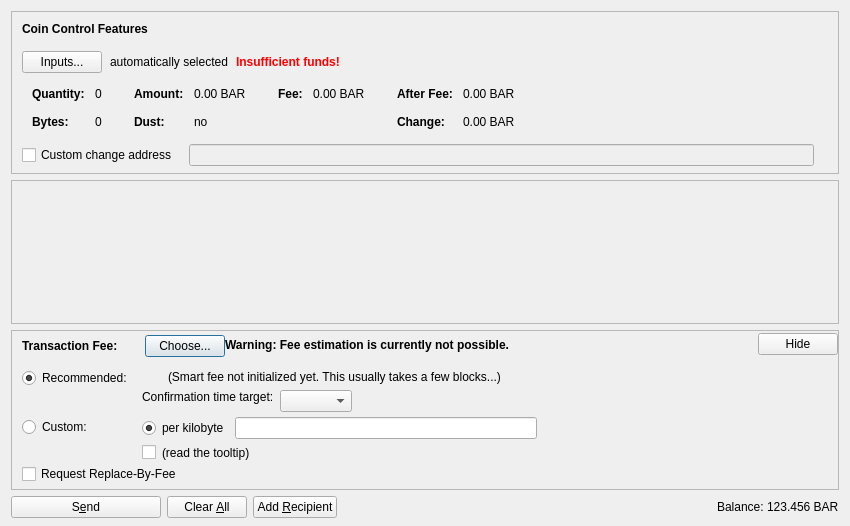
<?xml version="1.0" encoding="UTF-8"?>
<ui version="4.0">
 <class>SendCoinsDialog</class>
 <widget class="QDialog" name="SendCoinsDialog">
  <property name="geometry">
   <rect>
    <x>0</x>
    <y>0</y>
    <width>850</width>
    <height>526</height>
   </rect>
  </property>
  <property name="windowTitle">
   <string>Send Coins</string>
  </property>
  <layout class="QVBoxLayout" name="verticalLayout" stretch="0,1,0,0">
   <property name="bottomMargin">
    <number>8</number>
   </property>
   <item>
    <widget class="QFrame" name="frameCoinControl">
     <property name="sizePolicy">
      <sizepolicy hsizetype="Expanding" vsizetype="Expanding">
       <horstretch>0</horstretch>
       <verstretch>0</verstretch>
      </sizepolicy>
     </property>
     <property name="maximumSize">
      <size>
       <width>16777215</width>
       <height>16777215</height>
      </size>
     </property>
     <property name="frameShape">
      <enum>QFrame::StyledPanel</enum>
     </property>
     <property name="frameShadow">
      <enum>QFrame::Sunken</enum>
     </property>
     <layout class="QVBoxLayout" name="verticalLayoutCoinControl2">
      <property name="spacing">
       <number>0</number>
      </property>
      <property name="leftMargin">
       <number>0</number>
      </property>
      <property name="topMargin">
       <number>0</number>
      </property>
      <property name="rightMargin">
       <number>0</number>
      </property>
      <property name="bottomMargin">
       <number>6</number>
      </property>
      <item>
       <layout class="QVBoxLayout" name="verticalLayoutCoinControl" stretch="0,0,0,0,1">
        <property name="spacing">
         <number>0</number>
        </property>
        <property name="leftMargin">
         <number>10</number>
        </property>
        <property name="topMargin">
         <number>10</number>
        </property>
        <item>
         <layout class="QHBoxLayout" name="horizontalLayoutCoinControl1">
          <property name="bottomMargin">
           <number>15</number>
          </property>
          <item>
           <widget class="QLabel" name="labelCoinControlFeatures">
            <property name="sizePolicy">
             <sizepolicy hsizetype="Preferred" vsizetype="Maximum">
              <horstretch>0</horstretch>
              <verstretch>0</verstretch>
             </sizepolicy>
            </property>
            <property name="font">
             <font>
              <weight>75</weight>
              <bold>true</bold>
             </font>
            </property>
            <property name="styleSheet">
             <string notr="true">font-weight:bold;</string>
            </property>
            <property name="text">
             <string>Coin Control Features</string>
            </property>
           </widget>
          </item>
         </layout>
        </item>
        <item>
         <layout class="QHBoxLayout" name="horizontalLayoutCoinControl2" stretch="0,0,0,0">
          <property name="spacing">
           <number>8</number>
          </property>
          <property name="bottomMargin">
           <number>10</number>
          </property>
          <item>
           <widget class="QPushButton" name="pushButtonCoinControl">
            <property name="styleSheet">
             <string notr="true"/>
            </property>
            <property name="text">
             <string>Inputs...</string>
            </property>
            <property name="autoDefault">
             <bool>false</bool>
            </property>
           </widget>
          </item>
          <item>
           <widget class="QLabel" name="labelCoinControlAutomaticallySelected">
            <property name="text">
             <string>automatically selected</string>
            </property>
            <property name="margin">
             <number>5</number>
            </property>
           </widget>
          </item>
          <item>
           <widget class="QLabel" name="labelCoinControlInsuffFunds">
            <property name="font">
             <font>
              <weight>75</weight>
              <bold>true</bold>
             </font>
            </property>
            <property name="styleSheet">
             <string notr="true">color:red;font-weight:bold;</string>
            </property>
            <property name="text">
             <string>Insufficient funds!</string>
            </property>
            <property name="margin">
             <number>5</number>
            </property>
           </widget>
          </item>
          <item>
           <spacer name="horizontalSpacerCoinControl">
            <property name="orientation">
             <enum>Qt::Horizontal</enum>
            </property>
            <property name="sizeHint" stdset="0">
             <size>
              <width>40</width>
              <height>1</height>
             </size>
            </property>
           </spacer>
          </item>
         </layout>
        </item>
        <item>
         <widget class="QWidget" name="widgetCoinControl" native="true">
          <property name="sizePolicy">
           <sizepolicy hsizetype="Preferred" vsizetype="Preferred">
            <horstretch>0</horstretch>
            <verstretch>0</verstretch>
           </sizepolicy>
          </property>
          <property name="minimumSize">
           <size>
            <width>0</width>
            <height>0</height>
           </size>
          </property>
          <property name="styleSheet">
           <string notr="true"/>
          </property>
          <layout class="QHBoxLayout" name="horizontalLayoutCoinControl5">
           <property name="leftMargin">
            <number>0</number>
           </property>
           <property name="topMargin">
            <number>0</number>
           </property>
           <property name="rightMargin">
            <number>0</number>
           </property>
           <property name="bottomMargin">
            <number>0</number>
           </property>
           <item>
            <layout class="QHBoxLayout" name="horizontalLayoutCoinControl3" stretch="0,0,0,1">
             <property name="spacing">
              <number>20</number>
             </property>
             <property name="topMargin">
              <number>0</number>
             </property>
             <property name="bottomMargin">
              <number>10</number>
             </property>
             <item>
              <layout class="QFormLayout" name="formLayoutCoinControl1">
               <property name="horizontalSpacing">
                <number>10</number>
               </property>
               <property name="verticalSpacing">
                <number>14</number>
               </property>
               <property name="leftMargin">
                <number>10</number>
               </property>
               <property name="topMargin">
                <number>4</number>
               </property>
               <property name="rightMargin">
                <number>6</number>
               </property>
               <item row="0" column="0">
                <widget class="QLabel" name="labelCoinControlQuantityText">
                 <property name="font">
                  <font>
                   <weight>75</weight>
                   <bold>true</bold>
                  </font>
                 </property>
                 <property name="text">
                  <string>Quantity:</string>
                 </property>
                 <property name="margin">
                  <number>0</number>
                 </property>
                </widget>
               </item>
               <item row="0" column="1">
                <widget class="QLabel" name="labelCoinControlQuantity">
                 <property name="cursor">
                  <cursorShape>IBeamCursor</cursorShape>
                 </property>
                 <property name="contextMenuPolicy">
                  <enum>Qt::ActionsContextMenu</enum>
                 </property>
                 <property name="text">
                  <string notr="true">0</string>
                 </property>
                 <property name="margin">
                  <number>0</number>
                 </property>
                 <property name="textInteractionFlags">
                  <set>Qt::LinksAccessibleByMouse|Qt::TextSelectableByKeyboard|Qt::TextSelectableByMouse</set>
                 </property>
                </widget>
               </item>
               <item row="1" column="0">
                <widget class="QLabel" name="labelCoinControlBytesText">
                 <property name="font">
                  <font>
                   <weight>75</weight>
                   <bold>true</bold>
                  </font>
                 </property>
                 <property name="text">
                  <string>Bytes:</string>
                 </property>
                </widget>
               </item>
               <item row="1" column="1">
                <widget class="QLabel" name="labelCoinControlBytes">
                 <property name="cursor">
                  <cursorShape>IBeamCursor</cursorShape>
                 </property>
                 <property name="contextMenuPolicy">
                  <enum>Qt::ActionsContextMenu</enum>
                 </property>
                 <property name="text">
                  <string notr="true">0</string>
                 </property>
                 <property name="textInteractionFlags">
                  <set>Qt::LinksAccessibleByMouse|Qt::TextSelectableByKeyboard|Qt::TextSelectableByMouse</set>
                 </property>
                </widget>
               </item>
              </layout>
             </item>
             <item>
              <layout class="QFormLayout" name="formLayoutCoinControl2">
               <property name="horizontalSpacing">
                <number>10</number>
               </property>
               <property name="verticalSpacing">
                <number>14</number>
               </property>
               <property name="leftMargin">
                <number>6</number>
               </property>
               <property name="topMargin">
                <number>4</number>
               </property>
               <property name="rightMargin">
                <number>6</number>
               </property>
               <item row="0" column="0">
                <widget class="QLabel" name="labelCoinControlAmountText">
                 <property name="font">
                  <font>
                   <weight>75</weight>
                   <bold>true</bold>
                  </font>
                 </property>
                 <property name="text">
                  <string>Amount:</string>
                 </property>
                 <property name="margin">
                  <number>0</number>
                 </property>
                </widget>
               </item>
               <item row="0" column="1">
                <widget class="QLabel" name="labelCoinControlAmount">
                 <property name="cursor">
                  <cursorShape>IBeamCursor</cursorShape>
                 </property>
                 <property name="contextMenuPolicy">
                  <enum>Qt::ActionsContextMenu</enum>
                 </property>
                 <property name="text">
                  <string notr="true">0.00 BAR</string>
                 </property>
                 <property name="textInteractionFlags">
                  <set>Qt::LinksAccessibleByMouse|Qt::TextSelectableByKeyboard|Qt::TextSelectableByMouse</set>
                 </property>
                </widget>
               </item>
               <item row="1" column="0">
                <widget class="QLabel" name="labelCoinControlLowOutputText">
                 <property name="font">
                  <font>
                   <weight>75</weight>
                   <bold>true</bold>
                  </font>
                 </property>
                 <property name="text">
                  <string>Dust:</string>
                 </property>
                </widget>
               </item>
               <item row="1" column="1">
                <widget class="QLabel" name="labelCoinControlLowOutput">
                 <property name="cursor">
                  <cursorShape>IBeamCursor</cursorShape>
                 </property>
                 <property name="contextMenuPolicy">
                  <enum>Qt::ActionsContextMenu</enum>
                 </property>
                 <property name="text">
                  <string notr="true">no</string>
                 </property>
                 <property name="textInteractionFlags">
                  <set>Qt::LinksAccessibleByMouse|Qt::TextSelectableByKeyboard|Qt::TextSelectableByMouse</set>
                 </property>
                </widget>
               </item>
              </layout>
             </item>
             <item>
              <layout class="QFormLayout" name="formLayoutCoinControl3">
               <property name="horizontalSpacing">
                <number>10</number>
               </property>
               <property name="verticalSpacing">
                <number>14</number>
               </property>
               <property name="leftMargin">
                <number>6</number>
               </property>
               <property name="topMargin">
                <number>4</number>
               </property>
               <property name="rightMargin">
                <number>6</number>
               </property>
               <item row="0" column="0">
                <widget class="QLabel" name="labelCoinControlFeeText">
                 <property name="font">
                  <font>
                   <weight>75</weight>
                   <bold>true</bold>
                  </font>
                 </property>
                 <property name="text">
                  <string>Fee:</string>
                 </property>
                 <property name="margin">
                  <number>0</number>
                 </property>
                </widget>
               </item>
               <item row="0" column="1">
                <widget class="QLabel" name="labelCoinControlFee">
                 <property name="cursor">
                  <cursorShape>IBeamCursor</cursorShape>
                 </property>
                 <property name="contextMenuPolicy">
                  <enum>Qt::ActionsContextMenu</enum>
                 </property>
                 <property name="text">
                  <string notr="true">0.00 BAR</string>
                 </property>
                 <property name="textInteractionFlags">
                  <set>Qt::LinksAccessibleByMouse|Qt::TextSelectableByKeyboard|Qt::TextSelectableByMouse</set>
                 </property>
                </widget>
               </item>
              </layout>
             </item>
             <item>
              <layout class="QFormLayout" name="formLayoutCoinControl4">
               <property name="horizontalSpacing">
                <number>10</number>
               </property>
               <property name="verticalSpacing">
                <number>14</number>
               </property>
               <property name="leftMargin">
                <number>6</number>
               </property>
               <property name="topMargin">
                <number>4</number>
               </property>
               <property name="rightMargin">
                <number>6</number>
               </property>
               <item row="0" column="0">
                <widget class="QLabel" name="labelCoinControlAfterFeeText">
                 <property name="font">
                  <font>
                   <weight>75</weight>
                   <bold>true</bold>
                  </font>
                 </property>
                 <property name="text">
                  <string>After Fee:</string>
                 </property>
                 <property name="margin">
                  <number>0</number>
                 </property>
                </widget>
               </item>
               <item row="0" column="1">
                <widget class="QLabel" name="labelCoinControlAfterFee">
                 <property name="cursor">
                  <cursorShape>IBeamCursor</cursorShape>
                 </property>
                 <property name="contextMenuPolicy">
                  <enum>Qt::ActionsContextMenu</enum>
                 </property>
                 <property name="text">
                  <string notr="true">0.00 BAR</string>
                 </property>
                 <property name="textInteractionFlags">
                  <set>Qt::LinksAccessibleByMouse|Qt::TextSelectableByKeyboard|Qt::TextSelectableByMouse</set>
                 </property>
                </widget>
               </item>
               <item row="1" column="0">
                <widget class="QLabel" name="labelCoinControlChangeText">
                 <property name="font">
                  <font>
                   <weight>75</weight>
                   <bold>true</bold>
                  </font>
                 </property>
                 <property name="text">
                  <string>Change:</string>
                 </property>
                </widget>
               </item>
               <item row="1" column="1">
                <widget class="QLabel" name="labelCoinControlChange">
                 <property name="cursor">
                  <cursorShape>IBeamCursor</cursorShape>
                 </property>
                 <property name="contextMenuPolicy">
                  <enum>Qt::ActionsContextMenu</enum>
                 </property>
                 <property name="text">
                  <string notr="true">0.00 BAR</string>
                 </property>
                 <property name="textInteractionFlags">
                  <set>Qt::LinksAccessibleByMouse|Qt::TextSelectableByKeyboard|Qt::TextSelectableByMouse</set>
                 </property>
                </widget>
               </item>
              </layout>
             </item>
            </layout>
           </item>
          </layout>
         </widget>
        </item>
        <item>
         <layout class="QHBoxLayout" name="horizontalLayoutCoinControl4" stretch="0,0,0">
          <property name="spacing">
           <number>12</number>
          </property>
          <property name="sizeConstraint">
           <enum>QLayout::SetDefaultConstraint</enum>
          </property>
          <property name="topMargin">
           <number>5</number>
          </property>
          <property name="rightMargin">
           <number>5</number>
          </property>
          <item>
           <widget class="QCheckBox" name="checkBoxCoinControlChange">
            <property name="toolTip">
             <string>If this is activated, but the change address is empty or invalid, change will be sent to a newly generated address.</string>
            </property>
            <property name="text">
             <string>Custom change address</string>
            </property>
           </widget>
          </item>
          <item>
           <widget class="QValidatedLineEdit" name="lineEditCoinControlChange">
            <property name="enabled">
             <bool>false</bool>
            </property>
            <property name="sizePolicy">
             <sizepolicy hsizetype="Expanding" vsizetype="Fixed">
              <horstretch>0</horstretch>
              <verstretch>0</verstretch>
             </sizepolicy>
            </property>
           </widget>
          </item>
          <item>
           <widget class="QLabel" name="labelCoinControlChangeLabel">
            <property name="sizePolicy">
             <sizepolicy hsizetype="Preferred" vsizetype="Expanding">
              <horstretch>0</horstretch>
              <verstretch>0</verstretch>
             </sizepolicy>
            </property>
            <property name="minimumSize">
             <size>
              <width>0</width>
              <height>0</height>
             </size>
            </property>
            <property name="text">
             <string/>
            </property>
            <property name="margin">
             <number>3</number>
            </property>
           </widget>
          </item>
         </layout>
        </item>
        <item>
         <spacer name="verticalSpacerCoinControl">
          <property name="orientation">
           <enum>Qt::Vertical</enum>
          </property>
          <property name="sizeHint" stdset="0">
           <size>
            <width>800</width>
            <height>1</height>
           </size>
          </property>
         </spacer>
        </item>
       </layout>
      </item>
     </layout>
    </widget>
   </item>
   <item>
    <widget class="QScrollArea" name="scrollArea">
     <property name="widgetResizable">
      <bool>true</bool>
     </property>
     <widget class="QWidget" name="scrollAreaWidgetContents">
      <property name="geometry">
       <rect>
        <x>0</x>
        <y>0</y>
        <width>830</width>
        <height>104</height>
       </rect>
      </property>
      <layout class="QVBoxLayout" name="verticalLayout_2" stretch="0,1">
       <property name="leftMargin">
        <number>0</number>
       </property>
       <property name="topMargin">
        <number>0</number>
       </property>
       <property name="rightMargin">
        <number>0</number>
       </property>
       <property name="bottomMargin">
        <number>0</number>
       </property>
       <item>
        <layout class="QVBoxLayout" name="entries">
         <property name="spacing">
          <number>6</number>
         </property>
        </layout>
       </item>
       <item>
        <spacer name="verticalSpacer">
         <property name="orientation">
          <enum>Qt::Vertical</enum>
         </property>
         <property name="sizeHint" stdset="0">
          <size>
           <width>20</width>
           <height>40</height>
          </size>
         </property>
        </spacer>
       </item>
      </layout>
     </widget>
    </widget>
   </item>
   <item>
    <widget class="QFrame" name="frameFee">
     <property name="sizePolicy">
      <sizepolicy hsizetype="Expanding" vsizetype="Expanding">
       <horstretch>0</horstretch>
       <verstretch>0</verstretch>
      </sizepolicy>
     </property>
     <property name="maximumSize">
      <size>
       <width>16777215</width>
       <height>16777215</height>
      </size>
     </property>
     <property name="frameShape">
      <enum>QFrame::StyledPanel</enum>
     </property>
     <property name="frameShadow">
      <enum>QFrame::Sunken</enum>
     </property>
     <layout class="QVBoxLayout" name="verticalLayoutFee1">
      <property name="spacing">
       <number>0</number>
      </property>
      <property name="leftMargin">
       <number>0</number>
      </property>
      <property name="topMargin">
       <number>0</number>
      </property>
      <property name="rightMargin">
       <number>0</number>
      </property>
      <property name="bottomMargin">
       <number>0</number>
      </property>
      <item>
       <layout class="QVBoxLayout" name="verticalLayoutFee2" stretch="0,0,0">
        <property name="spacing">
         <number>0</number>
        </property>
        <property name="leftMargin">
         <number>10</number>
        </property>
        <property name="topMargin">
         <number>0</number>
        </property>
        <item>
         <layout class="QHBoxLayout" name="horizontalLayoutFee1">
          <property name="bottomMargin">
           <number>0</number>
          </property>
          <item>
           <layout class="QVBoxLayout" name="verticalLayoutFee7">
            <property name="spacing">
             <number>0</number>
            </property>
            <item>
             <spacer name="verticalSpacerSmartFee">
              <property name="orientation">
               <enum>Qt::Vertical</enum>
              </property>
              <property name="sizeType">
               <enum>QSizePolicy::Fixed</enum>
              </property>
              <property name="sizeHint" stdset="0">
               <size>
                <width>1</width>
                <height>4</height>
               </size>
              </property>
             </spacer>
            </item>
            <item>
             <layout class="QHBoxLayout" name="horizontalLayoutSmartFee">
              <property name="spacing">
               <number>10</number>
              </property>
              <item>
               <widget class="QLabel" name="labelFeeHeadline">
                <property name="sizePolicy">
                 <sizepolicy hsizetype="Preferred" vsizetype="Maximum">
                  <horstretch>0</horstretch>
                  <verstretch>0</verstretch>
                 </sizepolicy>
                </property>
                <property name="font">
                 <font>
                  <weight>75</weight>
                  <bold>true</bold>
                 </font>
                </property>
                <property name="styleSheet">
                 <string notr="true">font-weight:bold;</string>
                </property>
                <property name="text">
                 <string>Transaction Fee:</string>
                </property>
               </widget>
              </item>
              <item>
               <widget class="QLabel" name="labelFeeMinimized">
                <property name="text">
                 <string/>
                </property>
               </widget>
              </item>
              <item>
               <widget class="QPushButton" name="buttonChooseFee">
                <property name="text">
                 <string>Choose...</string>
                </property>
               </widget>
              </item>
             </layout>
            </item>
            <item>
             <spacer name="verticalSpacer_5">
              <property name="orientation">
               <enum>Qt::Vertical</enum>
              </property>
              <property name="sizeHint" stdset="0">
               <size>
                <width>1</width>
                <height>1</height>
               </size>
              </property>
             </spacer>
            </item>
           </layout>
          </item>
          <item>
           <widget class="QLabel" name="fallbackFeeWarningLabel">
            <property name="toolTip">
             <string>Using the fallbackfee can result in sending a transaction that will take several hours or days (or never) to confirm. Consider choosing your fee manually or wait until you have validated the complete chain.</string>
            </property>
            <property name="font">
            <font>
                <weight>75</weight>
                <bold>true</bold>
            </font>
            </property>
            <property name="text">
             <string>Warning: Fee estimation is currently not possible.</string>
            </property>
            <property name="wordWrap">
             <bool>false</bool>
            </property>
           </widget>
          </item>
          <item>
           <spacer name="horizontalSpacer_4">
            <property name="orientation">
             <enum>Qt::Horizontal</enum>
            </property>
            <property name="sizeType">
             <enum>QSizePolicy::MinimumExpanding</enum>
            </property>
            <property name="sizeHint" stdset="0">
             <size>
              <width>40</width>
              <height>20</height>
             </size>
            </property>
           </spacer>
          </item>
          <item>
           <widget class="QPushButton" name="buttonMinimizeFee">
            <property name="toolTip">
             <string>collapse fee-settings</string>
            </property>
            <property name="text">
             <string>Hide</string>
            </property>
           </widget>
          </item>
         </layout>
        </item>
        <item>
         <widget class="QFrame" name="frameFeeSelection">
          <layout class="QVBoxLayout" name="verticalLayoutFee12">
           <property name="spacing">
            <number>0</number>
           </property>
           <property name="leftMargin">
            <number>0</number>
           </property>
           <property name="topMargin">
            <number>0</number>
           </property>
           <property name="rightMargin">
            <number>0</number>
           </property>
           <property name="bottomMargin">
            <number>0</number>
           </property>
           <item>
            <layout class="QGridLayout" name="gridLayoutFee">
             <property name="topMargin">
              <number>10</number>
             </property>
             <property name="bottomMargin">
              <number>4</number>
             </property>
             <property name="horizontalSpacing">
              <number>10</number>
             </property>
             <property name="verticalSpacing">
              <number>4</number>
             </property>
             <item row="1" column="1">
              <layout class="QVBoxLayout" name="verticalLayoutFee8">
               <property name="spacing">
                <number>6</number>
               </property>
               <item>
                <layout class="QHBoxLayout" name="horizontalLayoutFee13">
                 <item>
                  <widget class="QRadioButton" name="radioCustomPerKilobyte">
                   <property name="toolTip">
                    <string>If the custom fee is set to 1000 satoshis and the transaction is only 250 bytes, then &quot;per kilobyte&quot; only pays 250 satoshis in fee, while &quot;total at least&quot; pays 1000 satoshis. For transactions bigger than a kilobyte both pay by kilobyte.</string>
                   </property>
                   <property name="text">
                    <string>per kilobyte</string>
                   </property>
                   <property name="checked">
                    <bool>true</bool>
                   </property>
                   <attribute name="buttonGroup">
                    <string notr="true">groupCustomFee</string>
                   </attribute>
                  </widget>
                 </item>
                 <item>
                  <widget class="BitcoinAmountField" name="customFee"/>
                 </item>
                 <item>
                  <spacer name="horizontalSpacer_6">
                   <property name="orientation">
                    <enum>Qt::Horizontal</enum>
                   </property>
                   <property name="sizeHint" stdset="0">
                    <size>
                     <width>1</width>
                     <height>1</height>
                    </size>
                   </property>
                  </spacer>
                 </item>
                </layout>
               </item>
               <item>
                <layout class="QHBoxLayout" name="horizontalLayoutFee8">
                 <item>
                  <widget class="QCheckBox" name="checkBoxMinimumFee">
                   <property name="toolTip">
                    <string>Paying only the minimum fee is just fine as long as there is less transaction volume than space in the blocks. But be aware that this can end up in a never confirming transaction once there is more demand for barcoin transactions than the network can process.</string>
                   </property>
                   <property name="text">
                    <string/>
                   </property>
                  </widget>
                 </item>
                 <item>
                  <widget class="QLabel" name="labelMinFeeWarning">
                   <property name="enabled">
                    <bool>true</bool>
                   </property>
                   <property name="toolTip">
                    <string>Paying only the minimum fee is just fine as long as there is less transaction volume than space in the blocks. But be aware that this can end up in a never confirming transaction once there is more demand for barcoin transactions than the network can process.</string>
                   </property>
                   <property name="text">
                    <string>(read the tooltip)</string>
                   </property>
                   <property name="margin">
                    <number>5</number>
                   </property>
                  </widget>
                 </item>
                 <item>
                  <spacer name="horizontalSpacer_2">
                   <property name="orientation">
                    <enum>Qt::Horizontal</enum>
                   </property>
                   <property name="sizeHint" stdset="0">
                    <size>
                     <width>1</width>
                     <height>1</height>
                    </size>
                   </property>
                  </spacer>
                 </item>
                </layout>
               </item>
              </layout>
             </item>
             <item row="0" column="0">
              <layout class="QVBoxLayout" name="verticalLayoutFee4" stretch="0,1">
               <item>
                <widget class="QRadioButton" name="radioSmartFee">
                 <property name="text">
                  <string>Recommended:</string>
                 </property>
                 <property name="checked">
                  <bool>true</bool>
                 </property>
                 <attribute name="buttonGroup">
                  <string notr="true">groupFee</string>
                 </attribute>
                </widget>
               </item>
               <item>
                <spacer name="verticalSpacer_2">
                 <property name="orientation">
                  <enum>Qt::Vertical</enum>
                 </property>
                 <property name="sizeHint" stdset="0">
                  <size>
                   <width>1</width>
                   <height>1</height>
                  </size>
                 </property>
                </spacer>
               </item>
              </layout>
             </item>
             <item row="1" column="0">
              <layout class="QVBoxLayout" name="verticalLayoutFee9" stretch="0,1">
               <item>
                <widget class="QRadioButton" name="radioCustomFee">
                 <property name="text">
                  <string>Custom:</string>
                 </property>
                 <attribute name="buttonGroup">
                  <string notr="true">groupFee</string>
                 </attribute>
                </widget>
               </item>
               <item>
                <spacer name="verticalSpacer_6">
                 <property name="orientation">
                  <enum>Qt::Vertical</enum>
                 </property>
                 <property name="sizeHint" stdset="0">
                  <size>
                   <width>1</width>
                   <height>1</height>
                  </size>
                 </property>
                </spacer>
               </item>
              </layout>
             </item>
             <item row="0" column="1">
              <layout class="QVBoxLayout" name="verticalLayoutFee3" stretch="0,0,1">
               <property name="spacing">
                <number>6</number>
               </property>
               <property name="topMargin">
                <number>2</number>
               </property>
               <item>
                <layout class="QHBoxLayout" name="horizontalLayoutFee12">
                 <item>
                  <widget class="QLabel" name="labelSmartFee">
                   <property name="text">
                    <string/>
                   </property>
                   <property name="margin">
                    <number>2</number>
                   </property>
                  </widget>
                 </item>
                 <item>
                  <widget class="QLabel" name="labelFeeEstimation">
                   <property name="text">
                    <string/>
                   </property>
                  </widget>
                 </item>
                 <item>
                  <widget class="QLabel" name="labelSmartFee2">
                   <property name="text">
                    <string>(Smart fee not initialized yet. This usually takes a few blocks...)</string>
                   </property>
                   <property name="margin">
                    <number>2</number>
                   </property>
                  </widget>
                 </item>
                 <item>
                  <spacer name="horizontalSpacer_5">
                   <property name="orientation">
                    <enum>Qt::Horizontal</enum>
                   </property>
                   <property name="sizeHint" stdset="0">
                    <size>
                     <width>1</width>
                     <height>1</height>
                    </size>
                   </property>
                  </spacer>
                 </item>
                </layout>
               </item>
               <item>
                <layout class="QHBoxLayout" name="horizontalLayoutFee9">
                 <item>
                  <layout class="QVBoxLayout" name="verticalLayoutFee6">
                   <item>
                    <widget class="QLabel" name="labelSmartFee3">
                     <property name="text">
                      <string>Confirmation time target:</string>
                     </property>
                     <property name="margin">
                      <number>2</number>
                     </property>
                    </widget>
                   </item>
                   <item>
                    <spacer name="verticalSpacer_3">
                     <property name="orientation">
                      <enum>Qt::Vertical</enum>
                     </property>
                     <property name="sizeHint" stdset="0">
                      <size>
                       <width>1</width>
                       <height>1</height>
                      </size>
                     </property>
                    </spacer>
                   </item>
                  </layout>
                 </item>
                 <item>
                  <layout class="QVBoxLayout" name="verticalLayoutFee5">
                   <property name="rightMargin">
                    <number>30</number>
                   </property>
                   <item>
                    <layout class="QHBoxLayout" name="horizontalLayoutConfTarget">
                     <property name="bottomMargin">
                      <number>0</number>
                     </property>
                     <item>
                      <widget class="QComboBox" name="confTargetSelector"/>
                     </item>
                     <item>
                      <spacer name="horizontalSpacerConfTarget">
                       <property name="orientation">
                        <enum>Qt::Horizontal</enum>
                       </property>
                       <property name="sizeHint" stdset="0">
                        <size>
                         <width>40</width>
                         <height>20</height>
                        </size>
                       </property>
                      </spacer>
                     </item>
                    </layout>
                   </item>
                  </layout>
                 </item>
                </layout>
               </item>
               <item>
                <spacer name="verticalSpacer_4">
                 <property name="orientation">
                  <enum>Qt::Vertical</enum>
                 </property>
                 <property name="sizeHint" stdset="0">
                  <size>
                   <width>1</width>
                   <height>1</height>
                  </size>
                 </property>
                </spacer>
               </item>
              </layout>
             </item>
            </layout>
           </item>
           <item>
            <widget class="QCheckBox" name="optInRBF">
             <property name="text">
              <string>Request Replace-By-Fee</string>
             </property>
             <property name="toolTip">
              <string>Indicates that the sender may wish to replace this transaction with a new one paying higher fees (prior to being confirmed).</string>
             </property>
            </widget>
           </item>
          </layout>
         </widget>
        </item>
        <item>
         <spacer name="verticalSpacerFee">
          <property name="orientation">
           <enum>Qt::Vertical</enum>
          </property>
          <property name="sizeHint" stdset="0">
           <size>
            <width>40</width>
            <height>5</height>
           </size>
          </property>
         </spacer>
        </item>
       </layout>
      </item>
     </layout>
    </widget>
   </item>
   <item>
    <layout class="QHBoxLayout" name="horizontalLayout">
     <item>
      <widget class="QPushButton" name="sendButton">
       <property name="minimumSize">
        <size>
         <width>150</width>
         <height>0</height>
        </size>
       </property>
       <property name="toolTip">
        <string>Confirm the send action</string>
       </property>
       <property name="text">
        <string>S&amp;end</string>
       </property>
       <property name="icon">
        <iconset resource="../bitcoin.qrc">
         <normaloff>:/icons/send</normaloff>:/icons/send</iconset>
       </property>
       <property name="autoDefault">
        <bool>false</bool>
       </property>
       <property name="default">
        <bool>false</bool>
       </property>
      </widget>
     </item>
     <item>
      <widget class="QPushButton" name="clearButton">
       <property name="sizePolicy">
        <sizepolicy hsizetype="Minimum" vsizetype="Fixed">
         <horstretch>0</horstretch>
         <verstretch>0</verstretch>
        </sizepolicy>
       </property>
       <property name="toolTip">
        <string>Clear all fields of the form.</string>
       </property>
       <property name="text">
        <string>Clear &amp;All</string>
       </property>
       <property name="icon">
        <iconset resource="../bitcoin.qrc">
         <normaloff>:/icons/remove</normaloff>:/icons/remove</iconset>
       </property>
       <property name="autoDefault">
        <bool>false</bool>
       </property>
      </widget>
     </item>
     <item>
      <widget class="QPushButton" name="addButton">
       <property name="toolTip">
        <string>Send to multiple recipients at once</string>
       </property>
       <property name="text">
        <string>Add &amp;Recipient</string>
       </property>
       <property name="icon">
        <iconset resource="../bitcoin.qrc">
         <normaloff>:/icons/add</normaloff>:/icons/add</iconset>
       </property>
       <property name="autoDefault">
        <bool>false</bool>
       </property>
      </widget>
     </item>
     <item>
      <spacer name="horizontalSpacer">
       <property name="orientation">
        <enum>Qt::Horizontal</enum>
       </property>
       <property name="sizeHint" stdset="0">
        <size>
         <width>40</width>
         <height>20</height>
        </size>
       </property>
      </spacer>
     </item>
     <item>
      <layout class="QHBoxLayout" name="horizontalLayout_2">
       <property name="spacing">
        <number>3</number>
       </property>
       <item>
        <widget class="QLabel" name="label">
         <property name="sizePolicy">
          <sizepolicy hsizetype="Preferred" vsizetype="Fixed">
           <horstretch>0</horstretch>
           <verstretch>0</verstretch>
          </sizepolicy>
         </property>
         <property name="text">
          <string>Balance:</string>
         </property>
        </widget>
       </item>
       <item>
        <widget class="QLabel" name="labelBalance">
         <property name="sizePolicy">
          <sizepolicy hsizetype="Preferred" vsizetype="Fixed">
           <horstretch>0</horstretch>
           <verstretch>0</verstretch>
          </sizepolicy>
         </property>
         <property name="cursor">
          <cursorShape>IBeamCursor</cursorShape>
         </property>
         <property name="text">
          <string notr="true">123.456 BAR</string>
         </property>
         <property name="textInteractionFlags">
          <set>Qt::LinksAccessibleByMouse|Qt::TextSelectableByKeyboard|Qt::TextSelectableByMouse</set>
         </property>
        </widget>
       </item>
      </layout>
     </item>
    </layout>
   </item>
  </layout>
 </widget>
 <customwidgets>
  <customwidget>
   <class>QValidatedLineEdit</class>
   <extends>QLineEdit</extends>
   <header>qvalidatedlineedit.h</header>
  </customwidget>
  <customwidget>
   <class>BitcoinAmountField</class>
   <extends>QLineEdit</extends>
   <header>bitcoinamountfield.h</header>
   <container>1</container>
  </customwidget>
 </customwidgets>
 <resources>
  <include location="../bitcoin.qrc"/>
 </resources>
 <connections/>
 <buttongroups>
  <buttongroup name="groupFee"/>
  <buttongroup name="groupCustomFee"/>
 </buttongroups>
</ui>
